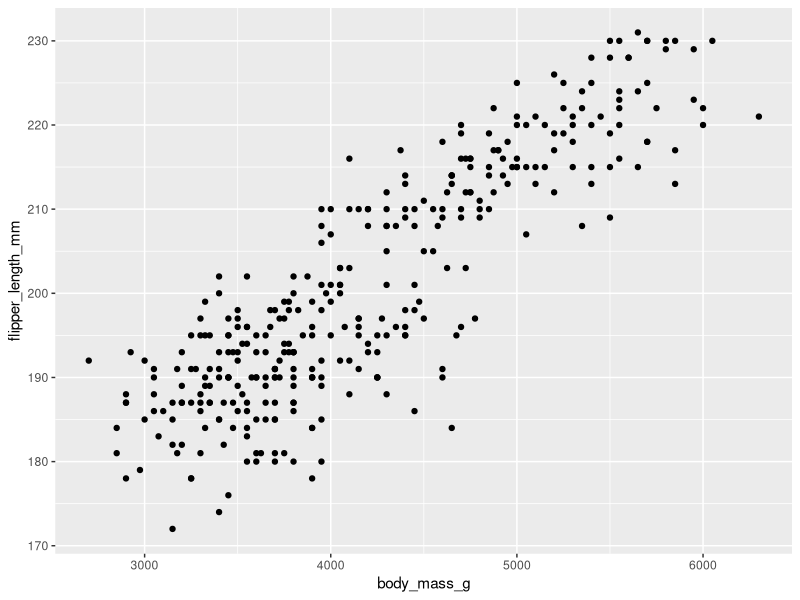
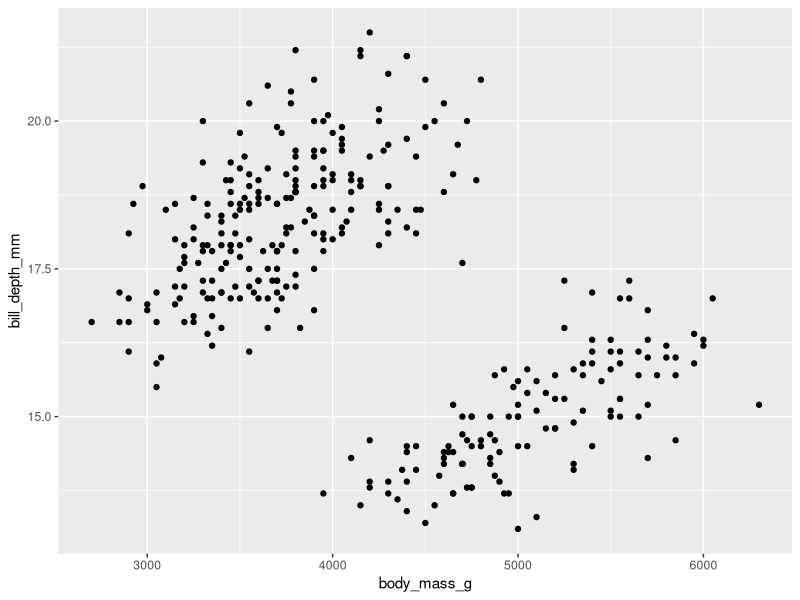
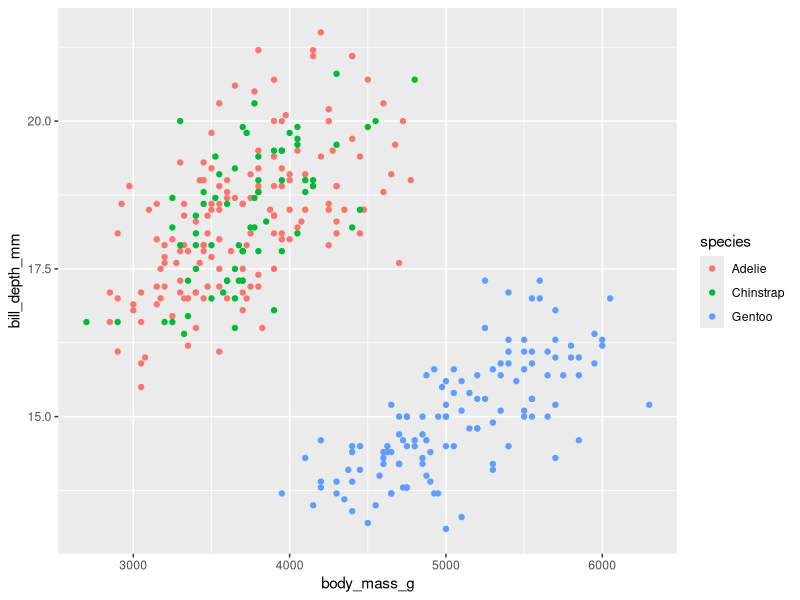
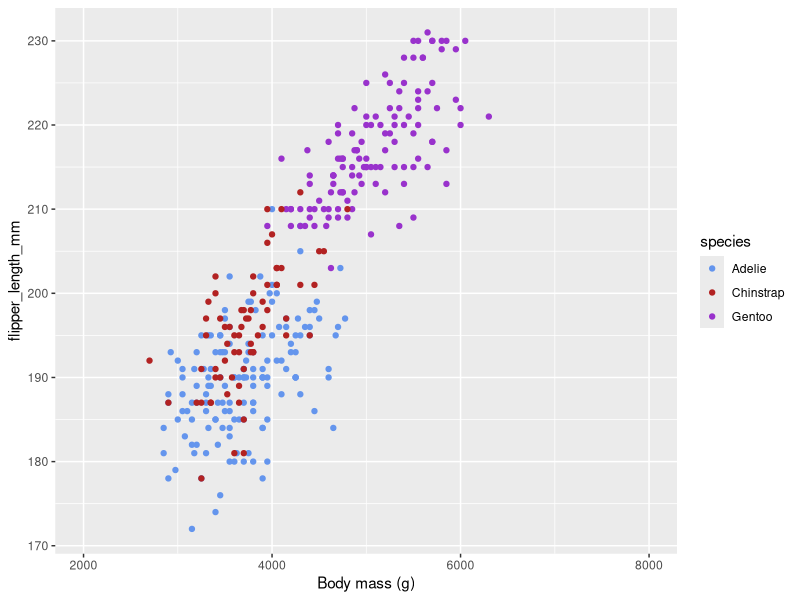
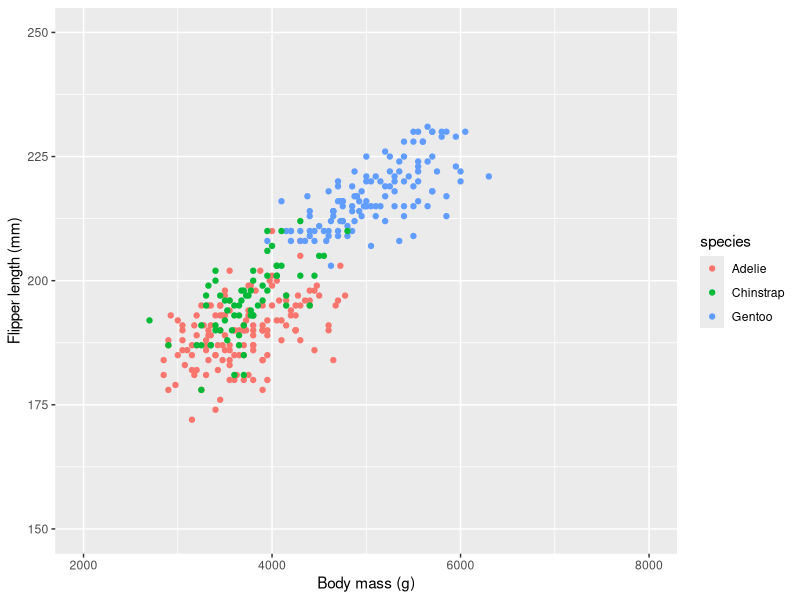
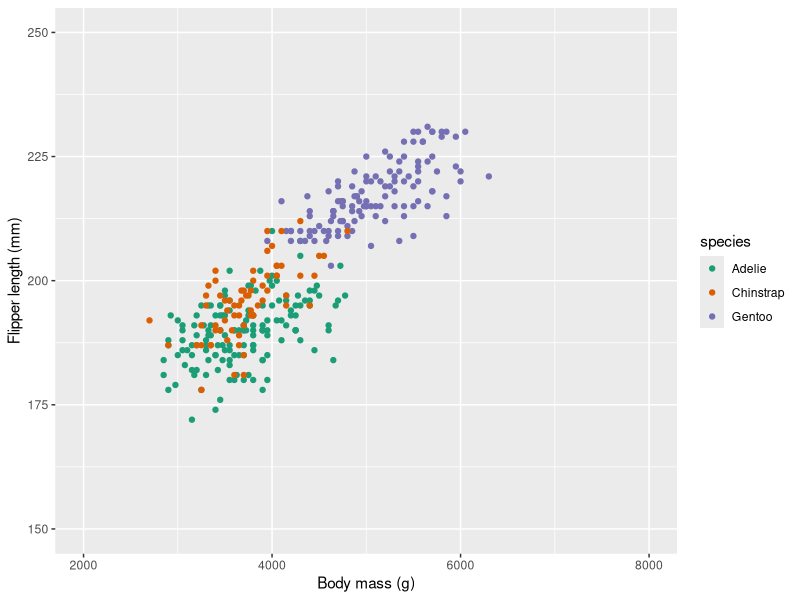
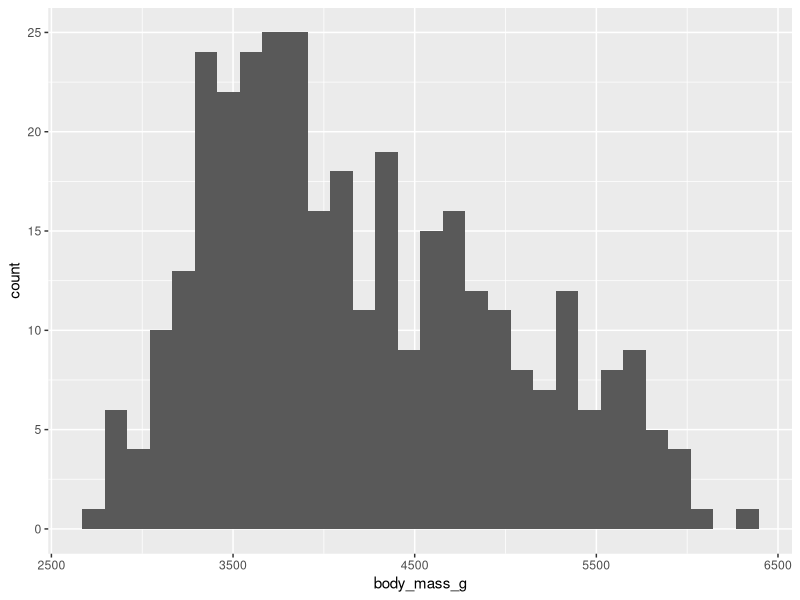
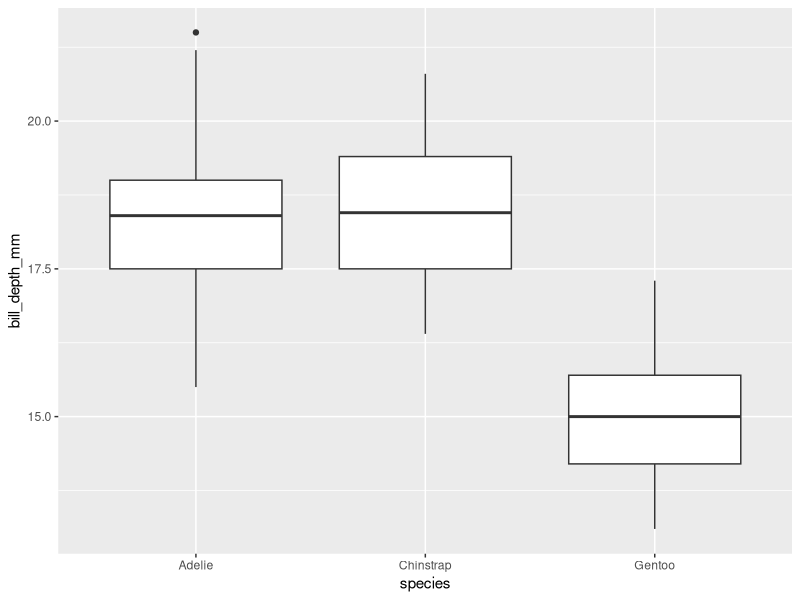

R code for these plots, in order:
## ---- chunk 1
library(palmerpenguins)
library(tidyverse)

traits_r2 <- function (trait1, trait2) {
  summary(lm(trait1 ~ trait2))$r.squared
}

penguins %>% 
  summarize(flipper_bill_r2 = traits_r2(flipper_length_mm, bill_length_mm))
## ---- chunk 2
# Pipeline 1
penguins %>% 
  group_by(species) %>% 
  summarize(flipper_bill_r2 = traits_r2(flipper_length_mm, bill_length_mm))

# Pipeline 2
penguins %>% 
  group_by(species, island) %>% 
  summarize(flipper_bill_r2 = traits_r2(flipper_length_mm, bill_length_mm),
            .groups = "drop")
## ---- chunk 3
# Pipeline 3
penguins %>% 
  group_by(species, island, sex ) %>% 
  summarize(flipper_bill_r2 = traits_r2(flipper_length_mm, bill_length_mm),
            .groups = "drop")
## ---- chunk 4
traits_r2 <- function (trait1, trait2) {
  browser()
  summary(lm(trait1 ~ trait2))$r.squared
}

set.seed(12345)
penguins2 <- penguins %>% 
  drop_na(sex) %>% 
  sample_n(25)
penguins2[7, 3:6] <- NA

penguins2 %>% 
  drop_na(species, island, sex, bill_length_mm, flipper_length_mm) %>% 
  group_by(species, island, sex ) %>% 
  summarize(flipper_bill_r2 = traits_r2(flipper_length_mm, bill_length_mm),
            .groups = "drop")

## ---- chunk 5
library(palmerpenguins)
library(tidyverse)

ggplot(data = penguins, aes (x = body_mass_g, y = flipper_length_mm)) + geom_point()
## ---- chunk 6
ggplot(data = penguins, aes (x = body_mass_g, y = bill_depth_mm)) + geom_point()
## ---- chunk 7
ggplot(data = penguins, aes (x = body_mass_g, y = bill_depth_mm, col = species)) + geom_point()
## ---- chunk 8
ggplot(data = penguins) +
  # You can also define aesthetics directly inside the geometries
  geom_point(aes(x = body_mass_g, 
                 y = flipper_length_mm,
                 color = species)) +
  # x aesthetic, continuous scale
  scale_x_continuous(
    # change the axis name
    name = "Body mass (g)",
    # change the limits
    limits = c(2000, 8000)
  ) +
  # color aesthetic, manual scale
  scale_color_manual(
    # set the values for the colors
    values = c(Adelie = "cornflowerblue",
               Chinstrap = "firebrick",
               Gentoo = "darkorchid")
  )
## ---- chunk 9
ggplot(data = penguins) +
  # You can also define aesthetics directly inside the geometries
  geom_point(aes(x = body_mass_g, 
                 y = flipper_length_mm,
                 color = species)) +
  # x aesthetic, continuous scale
  scale_x_continuous(
    # change the axis name
    name = "Body mass (g)",
    # change the limits
    limits = c(2000, 8000)
  ) +
  scale_y_continuous(name = "Flipper length (mm)", limits = c(150, 250))
  # color aesthetic, manual scale
  scale_color_manual(
    # set the values for the colors
    values = c(Adelie = "cornflowerblue",
               Chinstrap = "firebrick",
               Gentoo = "darkorchid")
  )
## ---- chunk 10
ggplot(data = penguins) +
  # You can also define aesthetics directly inside the geometries
  geom_point(aes(x = body_mass_g, 
                 y = flipper_length_mm,
                 color = species)) +
  # x aesthetic, continuous scale
  scale_x_continuous(
    # change the axis name
    name = "Body mass (g)",
    # change the limits
    limits = c(2000, 8000)
  ) +
  scale_y_continuous(name = "Flipper length (mm)", limits = c(150, 250)) +
  # color aesthetic, manual scale
  scale_colour_brewer(palette = "Dark2")
  
## ---- chunk 11
library(palmerpenguins)
library(tidyverse)

ggplot(data = penguins, aes(x = body_mass_g)) + geom_histogram()
## ---- chunk 12
library(palmerpenguins)
library(tidyverse)

ggplot(data = penguins, aes(x = species, y = bill_depth_mm)) + geom_boxplot()
